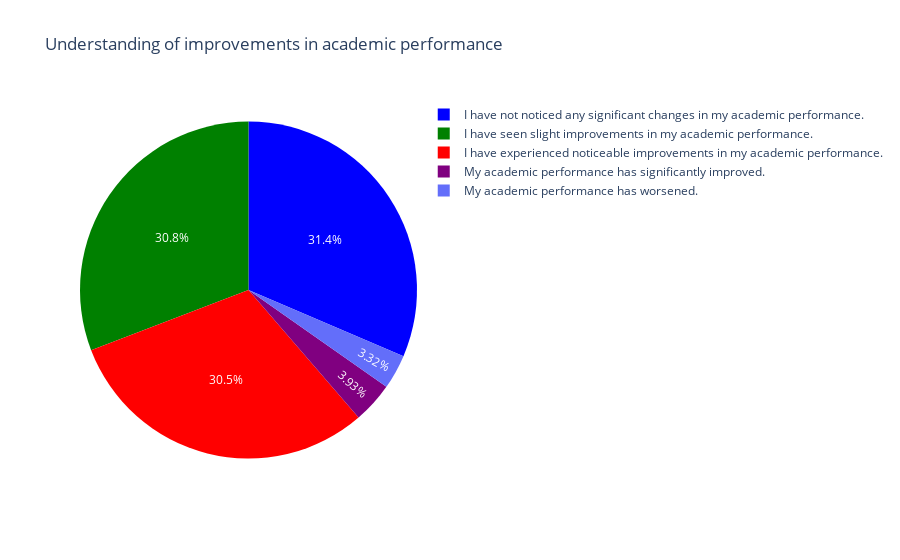

Here is the notebook cell this chart was saved with:
### Code cell
# Specify the column name
column_name_2 = 'Have you noticed any improvements in your academic performance since participating in SEO?'

# Get the value counts for the responses
cnt_srs_2 = df[column_name_2].value_counts()

# Create the pie chart
trace = go.Pie(
    labels=cnt_srs_2.index,
    values=cnt_srs_2.values,
    marker=dict(colors=['blue', 'green', 'red', 'purple']),
)

layout = go.Layout(
    title='Understanding of improvements in academic performance',
)

data = [trace]
fig = go.Figure(data=data, layout=layout)

# Display the pie chart
fig.show()

# Save the pie chart as a JPEG file
fig.write_image("academic_performance_improvements.jpeg")

# Show the top 5 responses
top_5_responses_3 = cnt_srs_2.head(5)
print("Top 5 Responses:")
print(top_5_responses_3)

### Figure 1 — Plotly figure (JSON) as saved in the notebook; plotly's stock layout.template omitted (floating-point values rounded to 4 significant figures)
{"data": [{"labels": ["I have not noticed any significant changes in my academic performance.", "I have seen slight improvements in my academic performance.", "I have experienced noticeable improvements in my academic performance.", "My academic performance has significantly improved.", "My academic performance has worsened."], "marker": {"colors": ["blue", "green", "red", "purple"]}, "type": "pie", "values": [104, 102, 101, 13, 11]}], "layout": {"autosize": true, "title": {"text": "Understanding of improvements in academic performance"}}}
